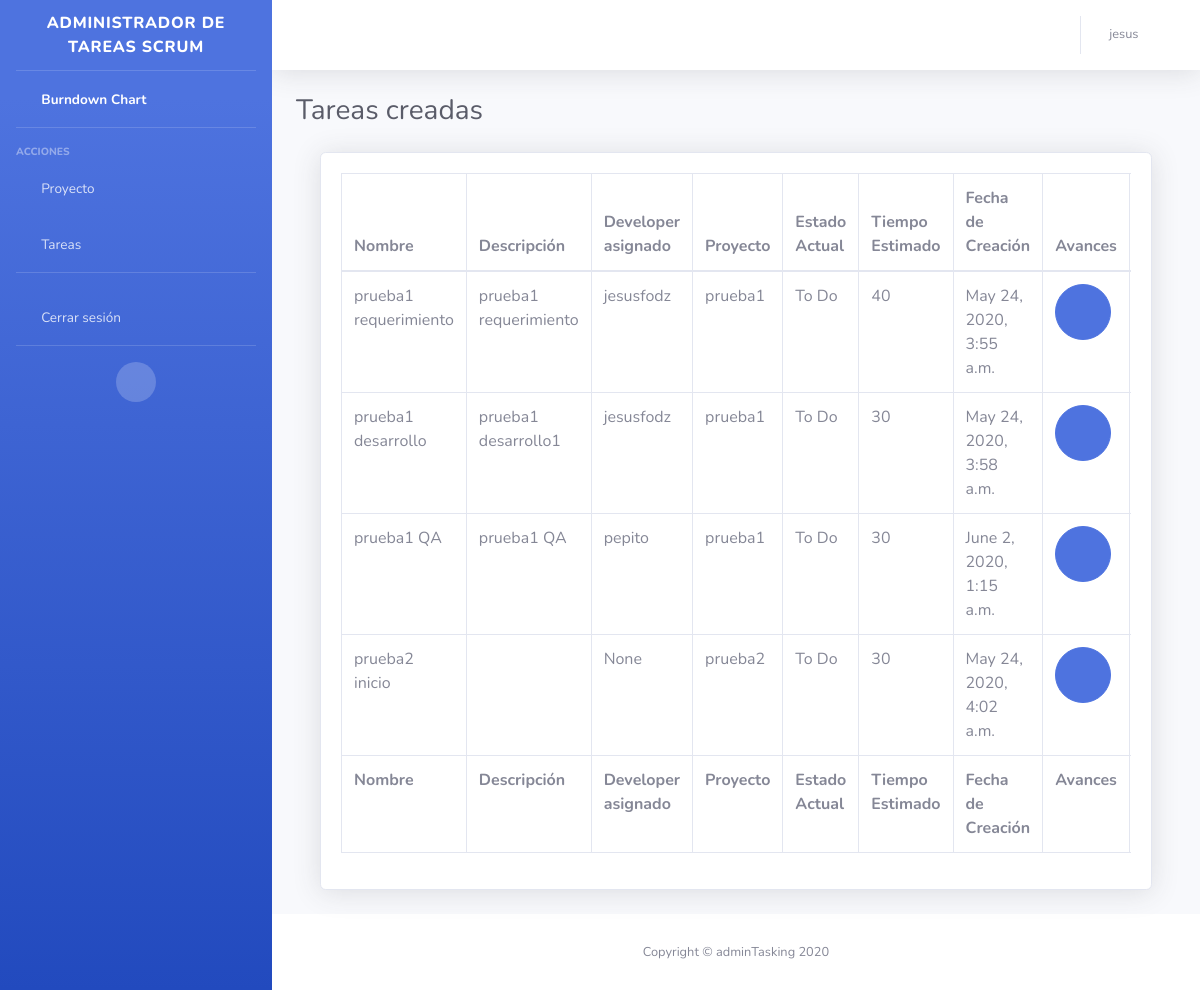
The page /list-tareas-creadas/ (signed in) on the database as committed earlier.
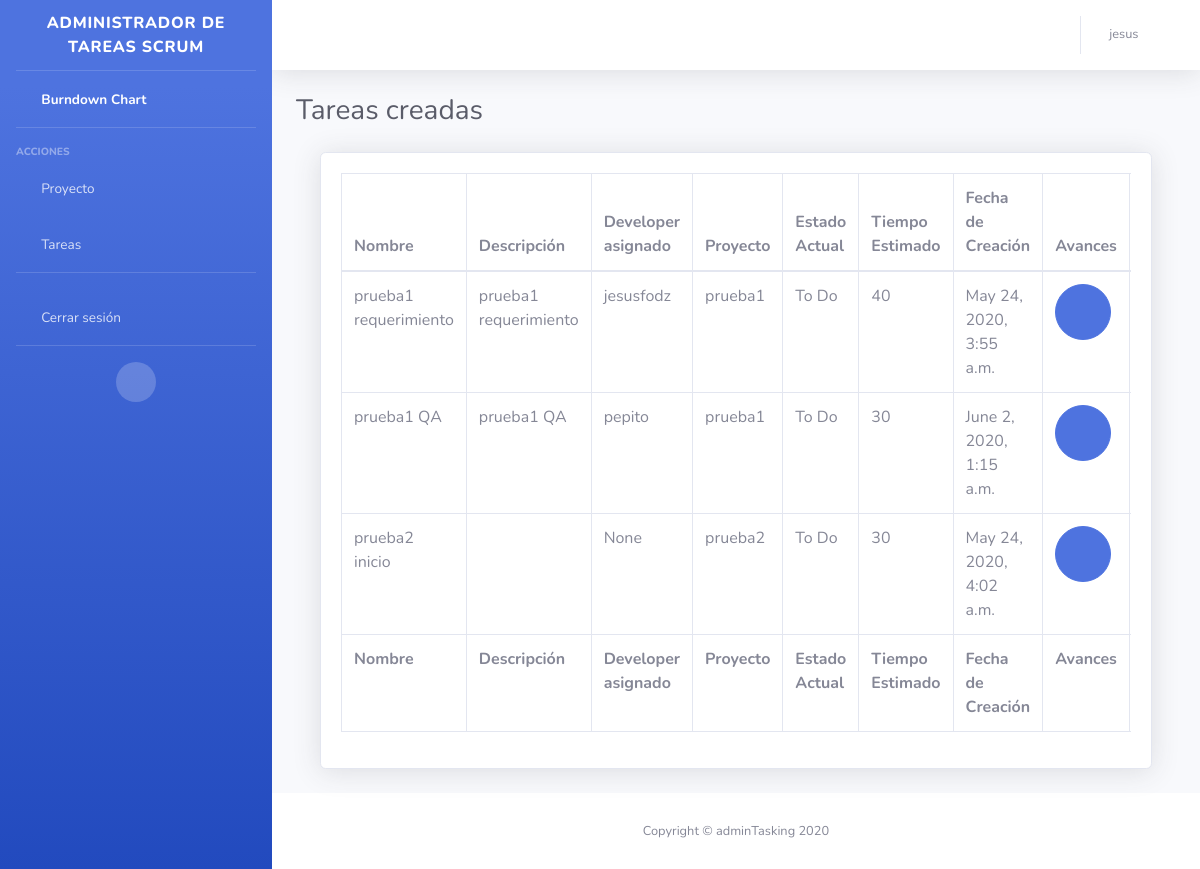
The same page on the database as committed later.
### app/models.py (models this page shows, shortened)
class Tarea(models.Model):
    nombre = models.CharField(max_length=200, null=False)
    descripcion = models.TextField(null=True)
    tiempoEstimado = models.IntegerField(null=True)
    fechaCreacion = models.DateTimeField(auto_now_add=True)
    developer =models.ForeignKey(User,
                  related_name='developer',
                  null=True,
                  on_delete=models.PROTECT)
    proyecto =models.ForeignKey(Proyecto,
                  related_name='proyecto',
                  null=False,
                  on_delete=models.PROTECT)
    estadoActual =models.ForeignKey(Estado,
                  related_name='estadoActual',
                  null=False,
                  on_delete=models.PROTECT)
    class Meta:
        app_label = 'app'

class Proyecto(models.Model):
    nombre = models.CharField(max_length=45, null=False)
    descripcion = models.CharField(max_length=45, null=True)
    productOwner =models.ForeignKey(User,
                  related_name='productOwner',
                  null=False,
                  on_delete=models.PROTECT)
    def __str__(self):
        return self.nombre
    class Meta:
        app_label = 'app'

class Estado(models.Model):
    nombre = models.CharField(max_length=45, null=False)
    def __str__(self):
        return self.nombre
    class Meta:
        app_label = 'app'

### app/views.py (the view)
# urls.py: path('list-tareas-creadas/', views.list_tareas_creadas, name='list_tareas_creadas'),
@login_required
def list_tareas_creadas(request):
    productOwner=User.objects.get(id=request.user.id)
    lista_proyectos=Proyecto.objects.filter( productOwner=productOwner)
    lista_tareas=Tarea.objects.filter( proyecto__in=[p.id for p in lista_proyectos])
    avances=Avance.objects.all()
    contexto = {
        'lista_tareas': lista_tareas,
        'avances':avances
    }
    return render(request, "app/tareas_creadas.html",contexto)

### app/templates/app/tareas_creadas.html (shortened to what this page needs)
{% extends "app/base.html" %}
{% load static %}
{% block contenido %}
<div class="d-sm-flex align-items-center justify-content-between mb-4">
    <h1 class="h3 mb-0 text-gray-800">Tareas creadas</h1>
</div>
<div class="container-fluid">
    <div class="card shadow mb-4">
        <div class="card-body">
            <div class="table-responsive">
                <table class="table table-bordered" id="dataTable" width="100%" cellspacing="0">
                    <thead>
                        <tr>
                            <th>Nombre</th>
                            <th>Descripción</th>
                            <th>Developer asignado</th>
                            <th>Proyecto</th>
                            <th>Estado Actual</th>
                            <th>Tiempo Estimado</th>
                            <th>Fecha de Creación</th>
                            <th>Avances</th>
                        </tr>
                    </thead>
                    <tfoot>
                        <tr>
                            <th>Nombre</th>
                            <th>Descripción</th>
                            <th>Developer asignado</th>
                            <th>Proyecto</th>
                            <th>Estado Actual</th>
                            <th>Tiempo Estimado</th>
                            <th>Fecha de Creación</th>
                            <th>Avances</th>
                        </tr>
                    </tfoot>
                    <tbody>
                        {% for tarea in lista_tareas %}
                        <tr>
                            <td>{{ tarea.nombre }}</td>
                            <td>{{ tarea.descripcion }}</td>
                            <td>{{ tarea.developer }}</td>
                            <td>{{ tarea.proyecto }}</td>
                            <td>{{ tarea.estadoActual }}</td>
                            <td>{{ tarea.tiempoEstimado }}</td>
                            <td>{{ tarea.fechaCreacion }}</td>
                            <td>
                                <a class="btn btn-primary btn-circle btn-lg" href="#" id="alertsAvaces" role="button"
                                    data-toggle="dropdown" aria-haspopup="true" aria-expanded="false">
                                    <i class="fas fa-info-circle"></i>
                                </a>
                            </td>
                        </tr>
                        {% endfor %}
                    </tbody>
                </table>
            </div>
        </div>
    </div>
</div>
{% endblock %}

### app/templates/app/base.html (shortened to what this page needs)
{% load static %}
<!DOCTYPE html>
<html lang="en">
<head>
    <link href="{% static 'app/vendor/fontawesome-free/css/all.min.css' %}" rel="stylesheet" type="text/css">
    <link href="{% static 'app/css/sb-admin-2.min.css' %}" rel="stylesheet">
</head>
<body id="page-top">
    <div id="wrapper">
        <ul class="navbar-nav bg-gradient-primary sidebar sidebar-dark accordion" id="accordionSidebar">
            <a class="sidebar-brand d-flex align-items-center justify-content-center" href="{% url 'app:index' %}">
                <div class="sidebar-brand-text mx-3">Administrador de tareas Scrum</div>
            </a>
            <hr class="sidebar-divider my-0">
            <li class="nav-item active">
                <a class="nav-link" href="{% url 'app:index' %}">
                    <i class="fas fa-fw fa-chart-area"></i>
                    <span>Burndown Chart</span></a>
            </li>
            <hr class="sidebar-divider">
            <div class="sidebar-heading">
                Acciones
            </div>
            <li class="nav-item">
                <a class="nav-link collapsed" href="#" data-toggle="collapse" data-target="#collapseTwo"
                    aria-expanded="true" aria-controls="collapseTwo">
                    <i class="fas fa-fw fa-drafting-compass"></i>
                    <span>Proyecto</span>
                </a>
            </li>
            <li class="nav-item">
                <a class="nav-link collapsed" href="#" data-toggle="collapse" data-target="#collapseUtilities"
                    aria-expanded="true" aria-controls="collapseUtilities">
                    <i class="fas fa-fw fa-clipboard-list"></i>
                    <span>Tareas</span>
                </a>
            </li>
            <hr class="sidebar-divider">
            <li class="nav-item">
                <a class="nav-link" href="#" data-toggle="modal" data-target="#logoutModal">
                    <i class="fas fa-fw fa-sign-out-alt"></i>
                    <span>Cerrar sesión</span></a>
            </li>
            <hr class="sidebar-divider d-none d-md-block">
            <div class="text-center d-none d-md-inline">
                <button class="rounded-circle border-0" id="sidebarToggle"></button>
            </div>
        </ul>
        <div id="content-wrapper" class="d-flex flex-column">
            <div id="content">
                <nav class="navbar navbar-expand navbar-light bg-white topbar mb-4 static-top shadow">
                    <ul class="navbar-nav ml-auto">
                        <li class="nav-item dropdown no-arrow mx-1">
                            <a class="nav-link dropdown-toggle" href="#" id="alertsDropdown" role="button"
                                data-toggle="dropdown" aria-haspopup="true" aria-expanded="false">
                                <i class="fas fa-bell fa-fw"></i>
                            </a>
                        </li>
                        <li class="nav-item dropdown no-arrow">
                            <a class="nav-link dropdown-toggle " href="#" id="userDropdown" role="button"
                                data-toggle="dropdown" aria-haspopup="true" aria-expanded="false">
                                <span class="mr-2 d-none d-lg-inline text-gray-600 small">{{ request.user.first_name }}
                                </span>
                                <div class="fas fa-user fa-sm fa-fw mr-2 text-gray-400"></div>
                            </a>
                        </li>
                    </ul>
                </nav>
                <div class="container-fluid">
                    {% block contenido %} {% endblock %}
                </div>
            </div>
            <footer class="sticky-footer bg-white">
                <div class="container my-auto">
                    <div class="copyright text-center my-auto">
                        <span>Copyright &copy; adminTasking 2020</span>
                    </div>
                </div>
            </footer>
        </div>
    </div>
</body>
</html>

Rows that differ between the two databases and show on the page:
removed Tarea: nombre "prueba1 desarrollo", descripcion "prueba1 desarrollo1", developer "jesusfodz", proyecto "prueba1", estadoActual "To Do", tiempoEstimado "30", fechaCreacion "May 24, 2020, 3:58 a.m."
